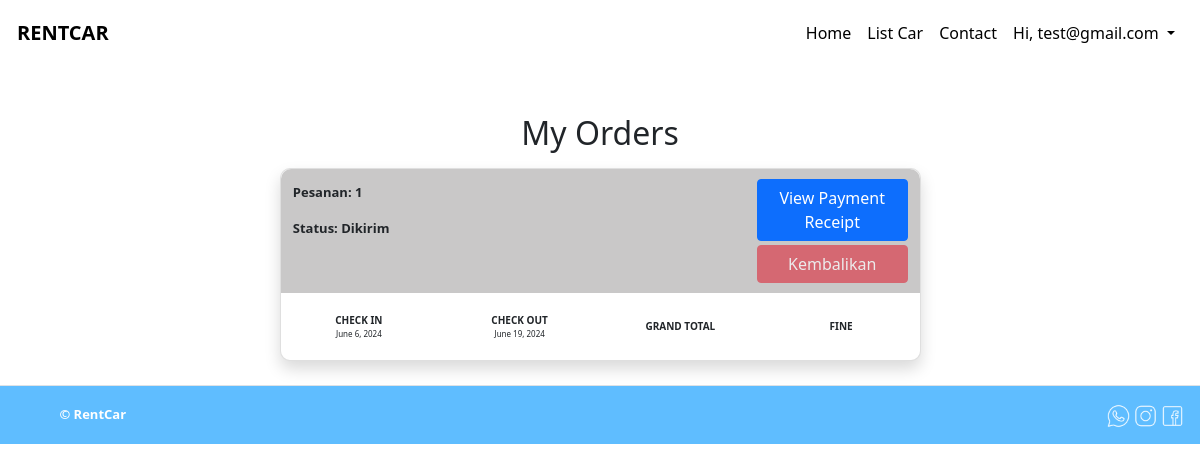
Page /pesanan/my-order/ (signed in) on the earlier database version.
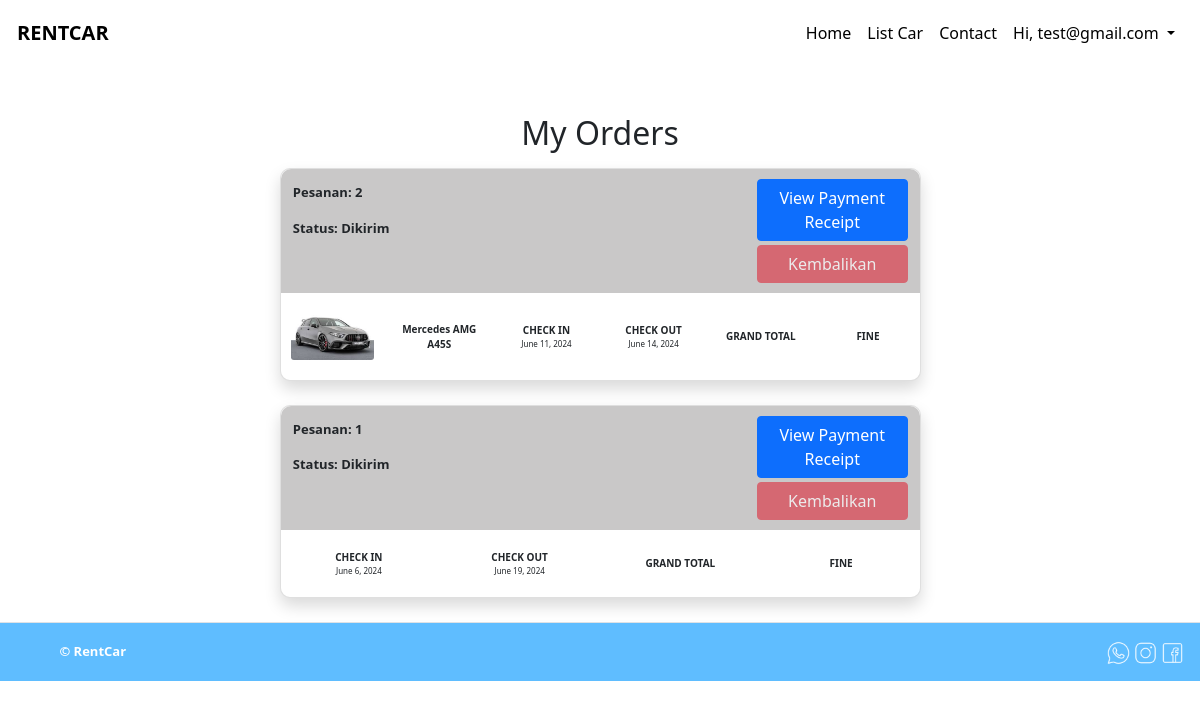
Same page on the later database version.
### pesanan/models.py (models this page shows, shortened)
class Order(models.Model):
    id_user = models.ForeignKey(User, on_delete=models.CASCADE)
    start_date = models.DateField()
    end_date = models.DateField()
    grand_total = models.BigIntegerField()
    STATUS_CHOICES = (
        ("Belum Terkonfirmasi", "Belum Terkonfirmasi"),
        ("Terkonfirmasi", "Terkonfirmasi"),
        ("Dikirim", "Dikirim"),
    )
    status = models.CharField(max_length=20, choices=STATUS_CHOICES)
    payment_receipt_image_path = models.ImageField(upload_to="images/")
    photo_kk = models.ImageField(upload_to="images/")
    photo_ktp = models.ImageField(upload_to="images/")
    telephone = models.IntegerField()
    address = models.TextField()
    created_at = models.DateField(auto_now_add=True)
    updated_at = models.DateTimeField(auto_now=True)
    fine = models.BigIntegerField(default=0)

class OrderItem(models.Model):
    id_order = models.ForeignKey(Order, on_delete=models.CASCADE)
    id_mobils = models.ForeignKey(Mobils, on_delete=models.CASCADE)
    quantity = models.IntegerField()
    created_at = models.DateField(auto_now_add=True)
    updated_at = models.DateTimeField(auto_now=True)

### mobil/models.py (models this page shows, shortened)
class Mobils(models.Model):
    TRANSMISSION = [
        ('Manual', 'Manual'),
        ('Automatic', 'Automatic'),
    ]
    TYPE_CAR = [
        ('Convertible','Convertible'),
        ('Coupe','Coupe'),
        ('Sedan','Sedan'),
        ('Hatchback','Hatchback'),
        ('SUV','SUV'),
        ('MPV','MPV'),
    ]
    name = models.CharField(max_length=100)
    stock = models.PositiveIntegerField()
    image1 = models.ImageField(upload_to="images/")
    image2 = models.ImageField(upload_to="images/")
    image3 = models.ImageField(upload_to="images/")
    pricePerDay = models.IntegerField()
    transmission = models.CharField(max_length=10, choices=TRANSMISSION)
    typeCar = models.CharField(max_length=20, choices=TYPE_CAR)
    description = models.CharField(max_length=150)
    seat = models.CharField(max_length=10)
    created_at = models.DateTimeField(auto_now_add=True)
    updated_at = models.DateTimeField(auto_now=True)

### pesanan/views.py (the view)
# urls.py: path('my-order/', views.MyOrder, name="MyOrder"),
@login_required
def MyOrder(request):
    current_user = request.user
    if not request.user.is_authenticated:
        return redirect("user:loginUser")
    orders = Order.objects.filter(id_user=current_user).order_by('-start_date')
    for order in orders:
        order.grand_total = currency(order.grand_total)
        order.fine = currency(order.fine)
        order.items = OrderItem.objects.filter(id_order=order).select_related('id_mobils')
    return render(request, 'user/pesananSaya.html', {'orders': orders, 'current_user': current_user})

### user/models.py (called while the page is built)
    def __str__(self):
        return self.email

### utils/currency.py (called while the page is built)
def currency(amount):
    try:
        amount = Decimal(amount)
        return format_currency(amount, 'IDR', locale='id_ID')
    except (InvalidOperation, TypeError, ValueError):
        return "Invalid amount"

### templates/user/pesananSaya.html (shortened to what this page needs)
    {% extends '../base.html' %}
    {% load static %}
    {% block headers %}
    <link rel="stylesheet" href="{% static 'css/user/pesananSaya.css' %}">
    {% endblock headers %}
    {% block contents %}
    {% include '../partials/navbarUser.html' %}
    <main class="container  mt-5">
        {% if orders %}
        <div class="row d-flex justify-content-center">
                    <h2 class="text-center mb-3 ">My Orders</h2>
                    {% for order in orders %}
        <div class="col-md-7 mb-4 ">
            <div class="card shadow">
                <div class="cardbody">
                    <div class="header row d-flex justify-content-between ">
                        <div class="col-4 mt-1">
                            <p class="card-text">Pesanan: {{ order.id }}</p>
                            <p class="card-text">Status: {{ order.status }}</p>
                        </div>
                        <div class="col-4 text-end">
                            {% if order.payment_receipt_image_path %}
                            <button type="button" class="btn shadow-none btn-primary button-side-top mb-1" data-bs-toggle="modal" data-bs-target="#receiptModal{{ order.id }}">
                                View Payment Receipt
                            </button>
                            {% else %}
                            <p class="card-text">No payment receipt available.</p>
                            {% endif %}
                            {% if order.returnorder_set.last.status == "Dikembalikan" %}
                            <button type="button" class="btn shadow-none btn-danger button-side-top disabled">Kembalikan</button>
                            {% endif %}
                        </div>
                    </div>
                    <div class="row body-value d-flex justify-content-between align-items-center">
                        {% for item in order.items %}
                        <div class="col text-center">
                            <img src="{{ item.id_mobils.image1.url }}" class="card-img" alt="{{ item.id_mobils.name }}">
                        </div>
                        <div class="col text-center">
                            <div class="col header-card">{{ item.id_mobils.name }}</div>
                        </div>
                        {% endfor %}
                        <div class="col text-center">
                            <div class="col header-card">CHECK IN</div>
                            <div class="col value-card">{{ order.start_date }}</div>
                        </div>
                        <div class="col text-center">
                            <div class="col header-card">CHECK OUT</div>
                            <div class="col value-card">{{ order.end_date }}</div>
                        </div>
                        <div class="col text-center">
                            <div class="col header-card">GRAND TOTAL</div>
                        </div>
                        <div class="col text-center">
                            <div class="col header-card">FINE</div>
                        </div>
                    </div>
                </div>
            </div>
        </div>
    {% endfor %}
        </div>
        {% else %}
        <p class="text-center">You have no orders.</p>
        {% endif %}
    </main>
    <footer class="d-flex flex-wrap justify-content-between align-items-center py-3  border-top w-100">
        <div class="col text-start" style="color: white; font-weight:700; font-size: 13px">
        <a href="" class="mb-3 mb-md-0 text-body-secondary text-decoration-none lh-1">
            <svg class="bi" width="40" height="24">
            <use xlink:href="#bootstrap" />
            </svg>
        </a>
        <span class="mb-3 mb-md-0 text-body-secondary">&copy; RentCar</span>
        </div>
        <div class="col-md-4 text-end mr-3">
        <img src="{% static 'img/wa.png' %}" alt="" width="23px">
        <img src="{% static 'img/instagram.png' %}" alt="" width="23px">
        <img src="{% static 'img/facebook.png' %}" alt="" width="23px">
        </div>
    </footer>
    {% endblock contents %}

Differences in the rows shown:
added Order: id "2", status "Dikirim", shows "Kembalikan", start_date "June 11, 2024", end_date "June 14, 2024"
added OrderItem: id_mobils.image1 (picture), id_mobils.name "Mercedes AMG A45S"
